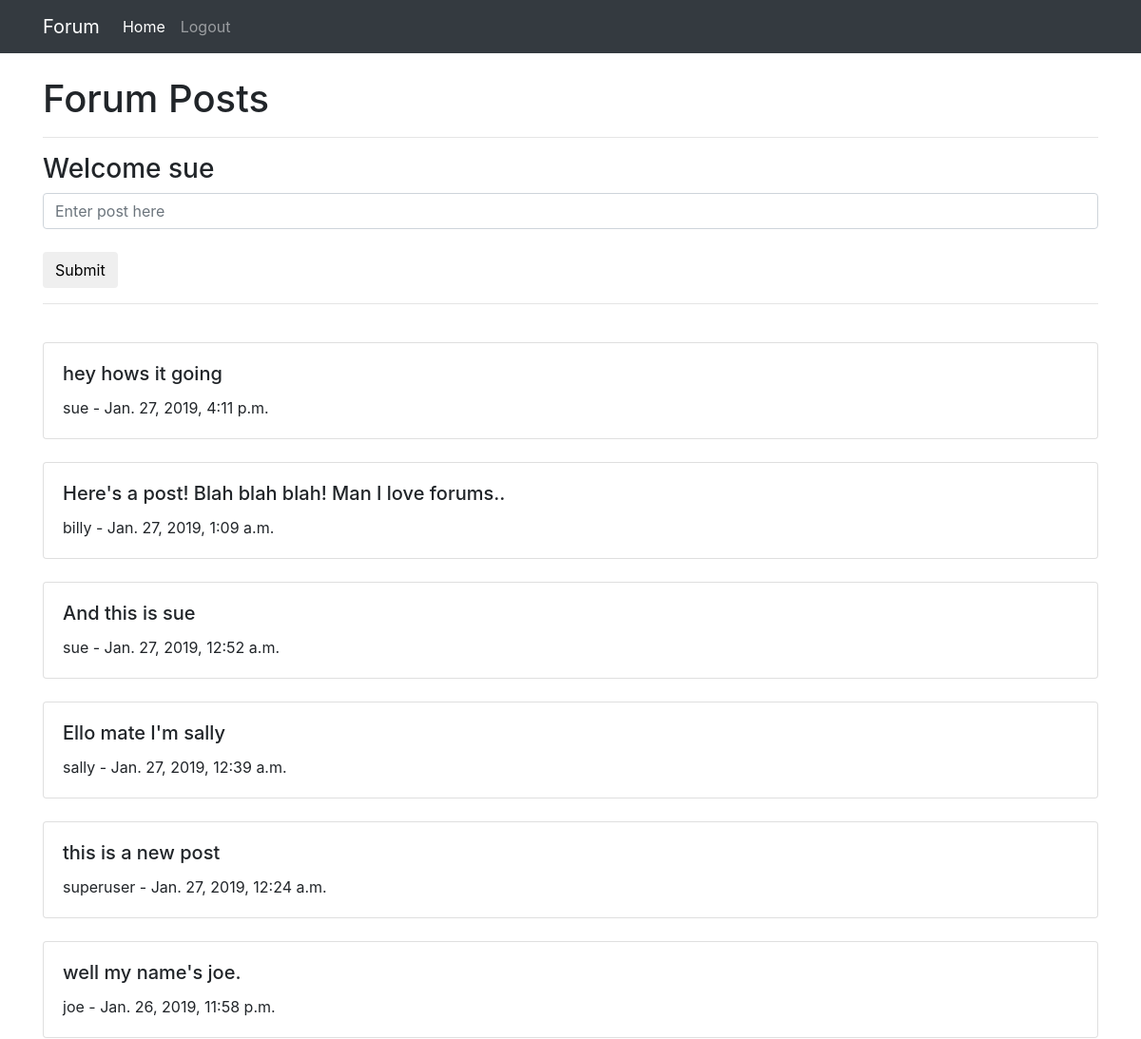
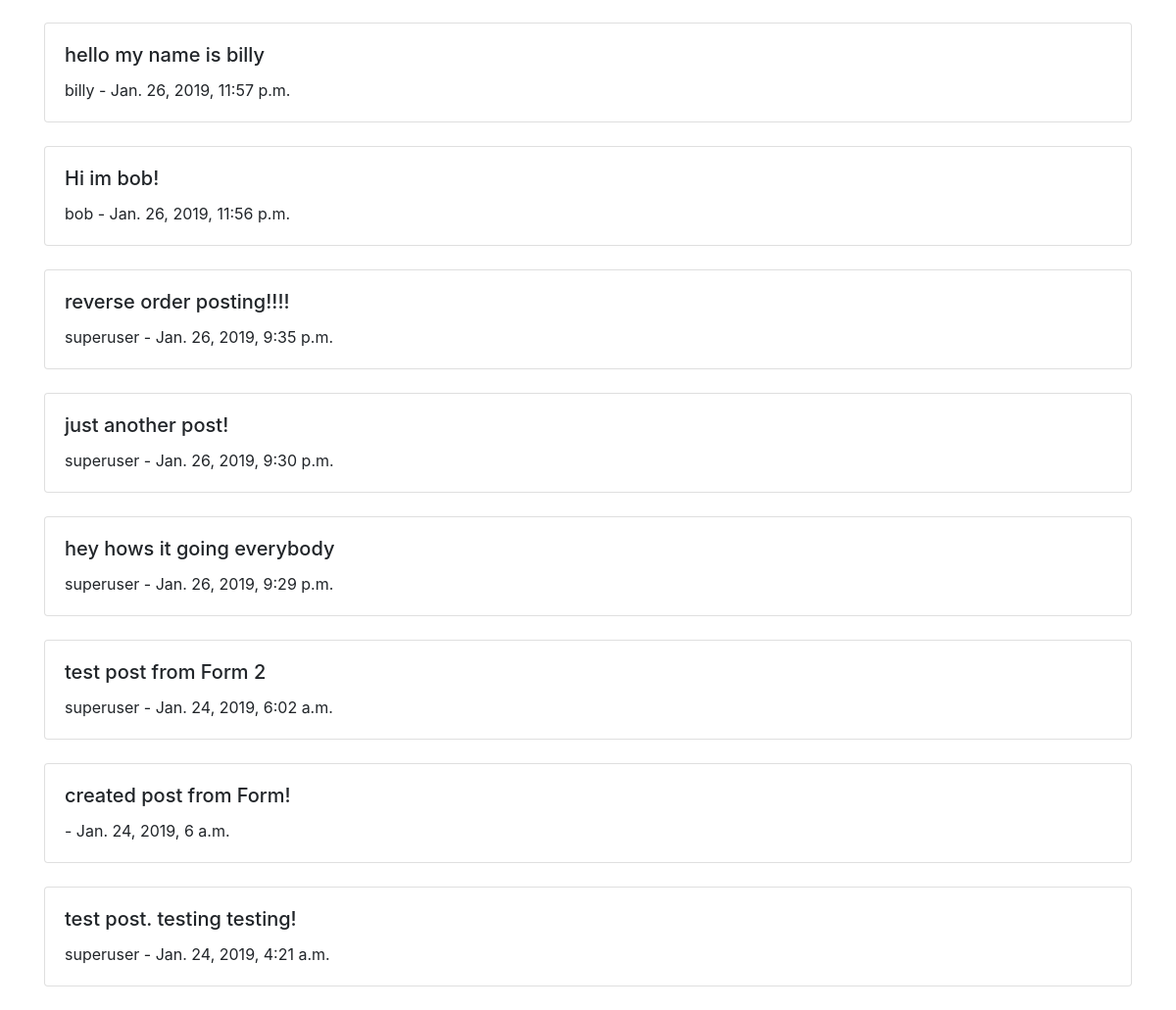
Screenshot of / (signed in) with the database file from the repository (2 pictures, top to bottom).
### posts/models.py (models this page shows, shortened)
class Post(models.Model):
    body = models.TextField(max_length=300)
    user = models.ForeignKey(User, on_delete=models.SET_NULL, null=True)
    datetime = models.DateTimeField(auto_now=True)

### forum/views.py (the view)
# urls.py: path('', views.HomeView.as_view(), name='home'),
class HomeView(View):
	def dispatch(self, request):
		User = request.user
		form = PostForm(request.POST or None)
		if request.user.is_authenticated:
			if form.is_valid():
				print(form.cleaned_data)
				body = form.cleaned_data.get("body")
				user = User
				new_post = Post(body=body, user=user)
				new_post.save()
				return redirect("/")
		post_list = Post.objects.all().order_by('-datetime')
		context = {
	        "form": form,
	        "post_list": post_list
	    }
		return render(request, "home_page.html", context)

### posts/forms.py
class PostForm(forms.Form):
	body = forms.CharField(max_length=300, widget=forms.TextInput(
                    attrs={
                        "class": "form-control",
                        "placeholder": "Enter post here"
                    }))

### templates/home_page.html
{% extends 'base.html' %}
{% block content %}
	{% url 'login' as login_url %}
	{% url 'register' as register_url %}
	<h1>Forum Posts</h1>
	<hr/>
	{% if request.user.is_authenticated %}
		<h3>Welcome {{ request.user.username }}</h3>
		<form method='POST'> {% csrf_token %}
	      {{ form.body }} <br/>
	      <button type='submit' class='btn btn-default'>Submit</button>
	    </form>
	{% else %}
		<h4>
			<a class="btn btn-primary" href="{{ login_url }}" role="button" >Login</a> or <a class="btn btn-secondary" href="{{ register_url }}" role="button" >Register</a> to submit a post.
		</h4>
	{% endif %}
	<hr/>
	<br/>
	{% for post in post_list %}
		{% include 'snippets/post.html' with instance=post %}
		<br/>
	{% endfor %}
{% endblock %}

### templates/snippets/post.html
<div class="card">
  <div class="card-body">
    <h5 class="card-title">{{ post.body }}</h5>
    <p class="card-text">{{ post.user.username }} - {{ post.datetime }}</p>
  </div>
</div>

### rows the page displays
Post: body "hey hows it going", user.username "sue", datetime "Jan. 27, 2019, 4:11 p.m."
Post: body "Here's a post! Blah blah blah! Man I love forums..", user.username "billy", datetime "Jan. 27, 2019, 1:09 a.m."
Post: body "And this is sue", user.username "sue", datetime "Jan. 27, 2019, 12:52 a.m."
Post: body "Ello mate I'm sally", user.username "sally", datetime "Jan. 27, 2019, 12:39 a.m."
Post: body "this is a new post", user.username "superuser", datetime "Jan. 27, 2019, 12:24 a.m."
Post: body "well my name's joe.", user.username "joe", datetime "Jan. 26, 2019, 11:58 p.m."
Post: body "hello my name is billy", user.username "billy", datetime "Jan. 26, 2019, 11:57 p.m."
Post: body "Hi im bob!", user.username "bob", datetime "Jan. 26, 2019, 11:56 p.m."
Post: body "reverse order posting!!!!", user.username "superuser", datetime "Jan. 26, 2019, 9:35 p.m."
Post: body "just another post!", user.username "superuser", datetime "Jan. 26, 2019, 9:30 p.m."
Post: body "hey hows it going everybody", user.username "superuser", datetime "Jan. 26, 2019, 9:29 p.m."
Post: body "test post from Form 2", user.username "superuser", datetime "Jan. 24, 2019, 6:02 a.m."
Post: body "created post from Form!", datetime "Jan. 24, 2019, 6 a.m."
Post: body "test post. testing testing!", user.username "superuser", datetime "Jan. 24, 2019, 4:21 a.m."

### other values shown
{{ request.user.username }} "sue"
